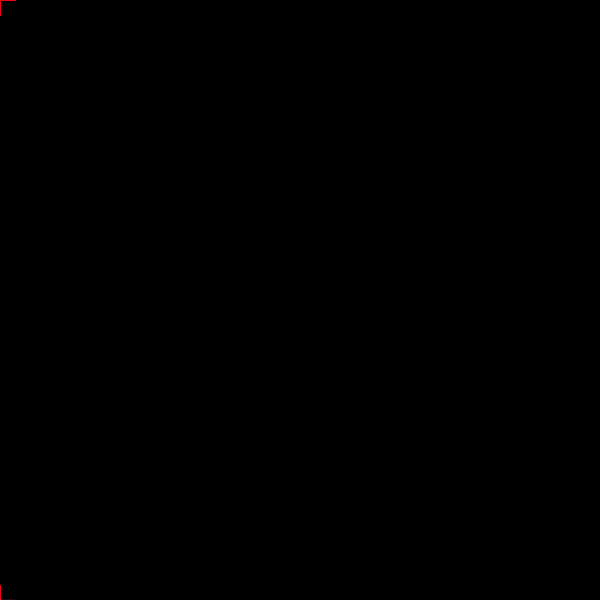
Frame 1 (no input)
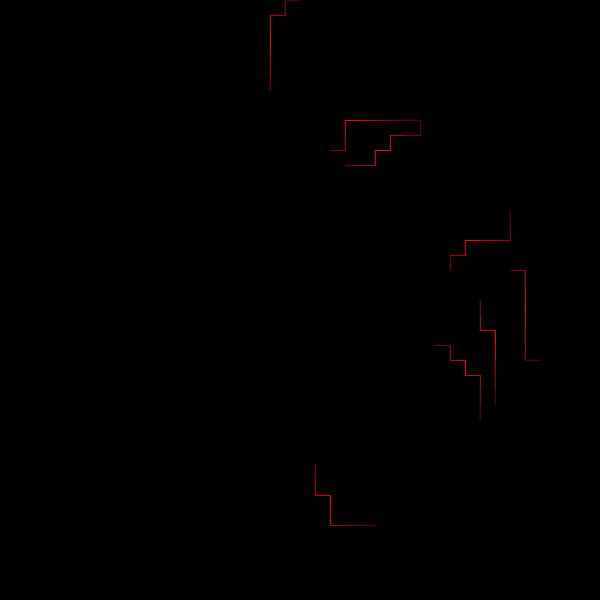
Frame 60 (the mouse pressed at the canvas centre just before this capture)
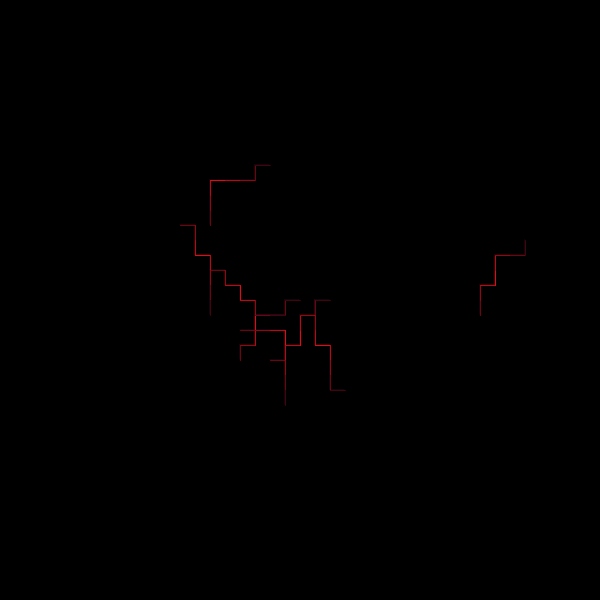
Frame 120 (the mouse held since frame 60 and released just before this capture)

The Processing sketch that drew these frames (run headless with seeded random() and noise(); from frame 60 on, the mouse is pressed at the canvas centre):

// Processing sketch: ZigZaggy
// ── ZigZaggy.pde
Lines[] ls = {
  new Lines(0, 0, 15, -1),
  new Lines(0, 0, 15, -1),
  new Lines(0, 0, 15, -1),
  new Lines(0, 0, 15, -1),
  new Lines(0, - 600, 15, 1),
  new Lines(0, - 600, 15, 1),
  new Lines(0, - 600, 15, 1),
  new Lines(0, - 600, 15, 1)
};
void setup() {
  size(600, 600);
  colorMode(RGB);
  
}
float step;
void draw() {
  background(0);
  translate(0, height);
  stroke(255, 0, 0);
  fill(255, 255, 255);
  step += 0.01;
  
  for (Lines l : ls) {
    l.next();
    l.decline();
    l.show();
    if (l.finished()) {
      l.reset();
    }
  }
}

// ── Lines.pde

class Lines {
  
  ArrayList<PVector>positions = new ArrayList<PVector>();
  PVector now;
  PVector init;
  int top;
  int step;
  int sign;
  Lines(float x_, float y_, int step_, int sign_) {
    positions.add(new PVector(x_, y_));
    now = positions.get(0);
    init = new PVector(x_, y_);
    step = step_;
    top = 0;
    sign = sign_;
  }
  
  void next() {
    float x = (random(0, 100) >= 50) ? step : 0;
    float y = sign *  (step - x);
    positions.add(new PVector(x + positions.get(top).x, y + positions.get(top).y));
    top++;
    now = positions.get(top);
  }
  
  void decline() {
    if (positions.size() >= 10) {
      positions.remove(0);
      top--;
    }
  }
  
  void show() {
    PVector prev = positions.get(0);
    int size = positions.size();
    int index = 0;
    for (PVector p : positions) {
      colorMode(HSB);
      stroke(255, 255, 255 - 50 * abs(size / 2 - index));
      strokeWeight(1);
      line(prev.x, prev.y, p.x, p.y);
      stroke(230, 200, 255 * noise(index/100));
      strokeWeight(0.1);
      line(prev.x + 0.1, prev.y + 0.1, p.x + 0.1, p.y + 0.1);
      line(prev.x - 0.1, prev.y - 0.1, p.x - 0.1, p.y - 0.1);
      prev = p;
      index++;
    }
  }
  
  boolean finished() {
    boolean result = false;
    if (now.x > width || now.y < -height) {
      result = true;
    }
    return result;
  }
  
  void reset() {
    positions = new ArrayList<PVector>();
    positions.add(new PVector(init.x, init.y));
    top = 0;
  }
  
}
